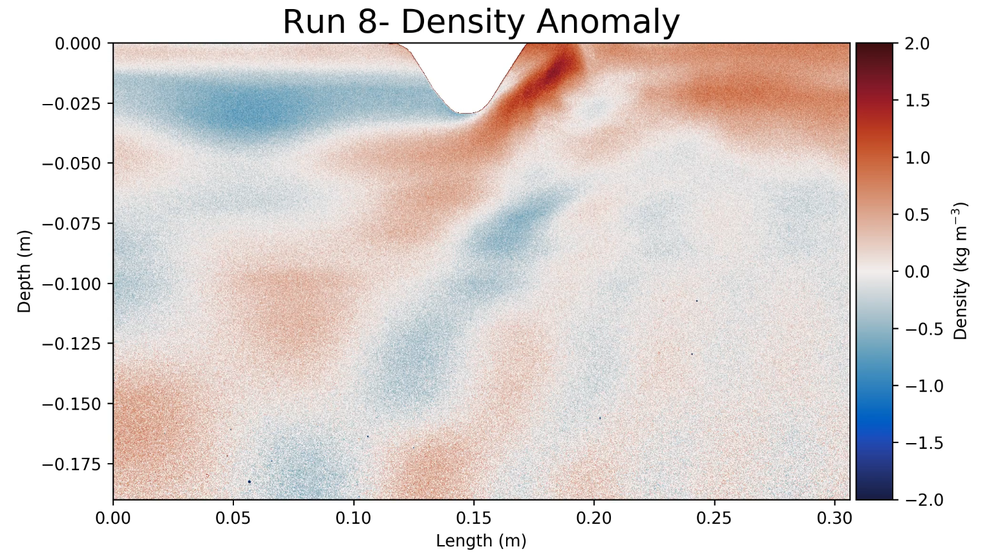
#> input picture Pictures/thecapture.PNG, 1000 x 560 px, shrunk from 1547 x 867 before the run
$ jupyter execute --allow-errors 'Main Routine.ipynb'   (shell and % lines are left out)
#> lines starting #> are read from the running program, lines starting #| are printed output that depends on the picture
# Main Routine

This code is an updated Python adaption of Yvan Dossman's original Matlab code
by Callum Shaw

[cell 1]
#notebook backend important

import pandas as pd
import numpy as np
import matplotlib.pyplot as plt
import os.path
import cv2
from tkinter.filedialog import askopenfilename
from tkinter.filedialog import askopenfilenames

[cell 2]
def index_find(depths,click):
    lst = depths>click
    for i,v in enumerate(lst):
        if v==True:
            return i

## Creating Density Profiles
Loading in the experiment density data from excel

[cell 3]
excel_path = askopenfilename() #path to excel doc
#> the answer given: Pictures/run_21.PNG

exp_num = int(input('Experiment number:'))
#> the answer given: 3
#> (the rest of this cell did not finish here and is left out)

Loading in the background image and choosing region want to analyse (should be homogeneous). This image should contain no topography

[cell 4]
background_path = askopenfilename()
#> the answer given: Pictures/thecapture.PNG
b_image = cv2.imread(background_path,0)
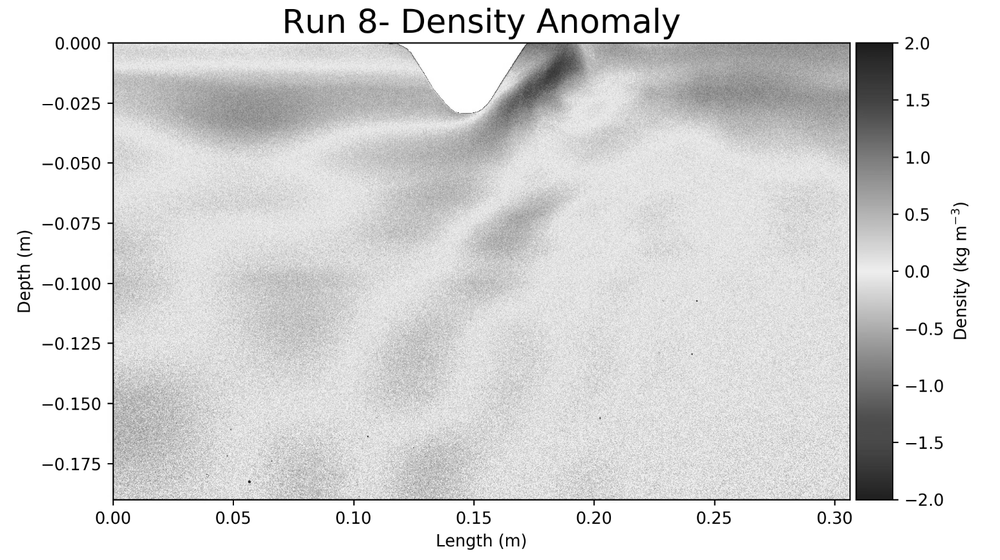
#> b_image: shape (560, 1000); min 0, max 255, mean 219.3
